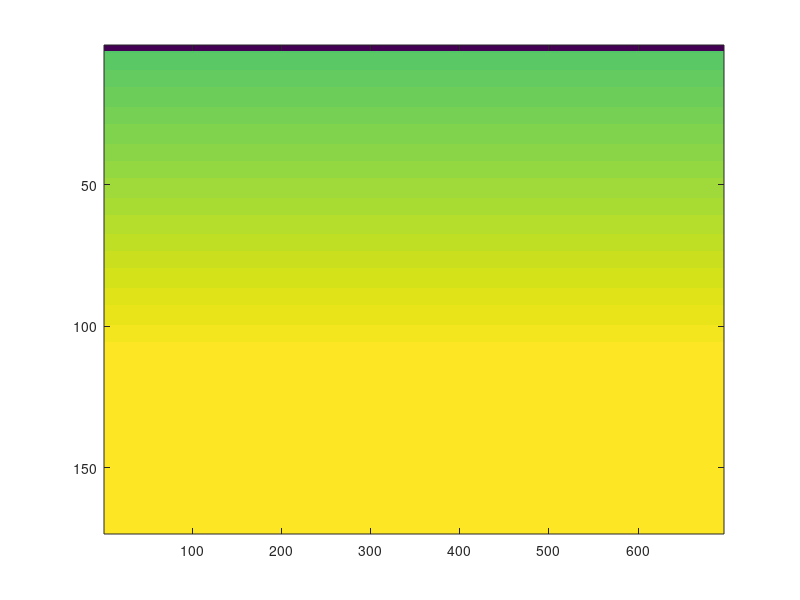

Reproduce this figure in MATLAB.
% Date:     14/12/2022
% Author:   ERS

% This script defines and exports depth files for use with the coarse WAVE
% grid into which the FLOW grid is nested.

%% DEFINE BATHYMETRY MATRIX
% create empty matrix
bathyWave = zeros(172+2, 695+2);

% initialize matrix
bathyWave(:,:) = -999;

% beach region
bathyWave(1:2, 1:end-1) = -10;

% basin slope
for ii = 0:109
    bathyWave(ii + 3, 1:end-1) = 5.05 + 0.05*ii;
end

% basin flat
bathyWave(113:end-1, 1:end-1) = 10.5;

% channel (add this later if neccessary)

% test plot
figure(001)
imagesc(bathyWave(1:end-1, 1:end-1));

%% EXPORT BATHYMETRY
% writematrix(bathyWave, '..\MATLAB export\695x172_WAVE.txt', 'Delimiter', ' ');